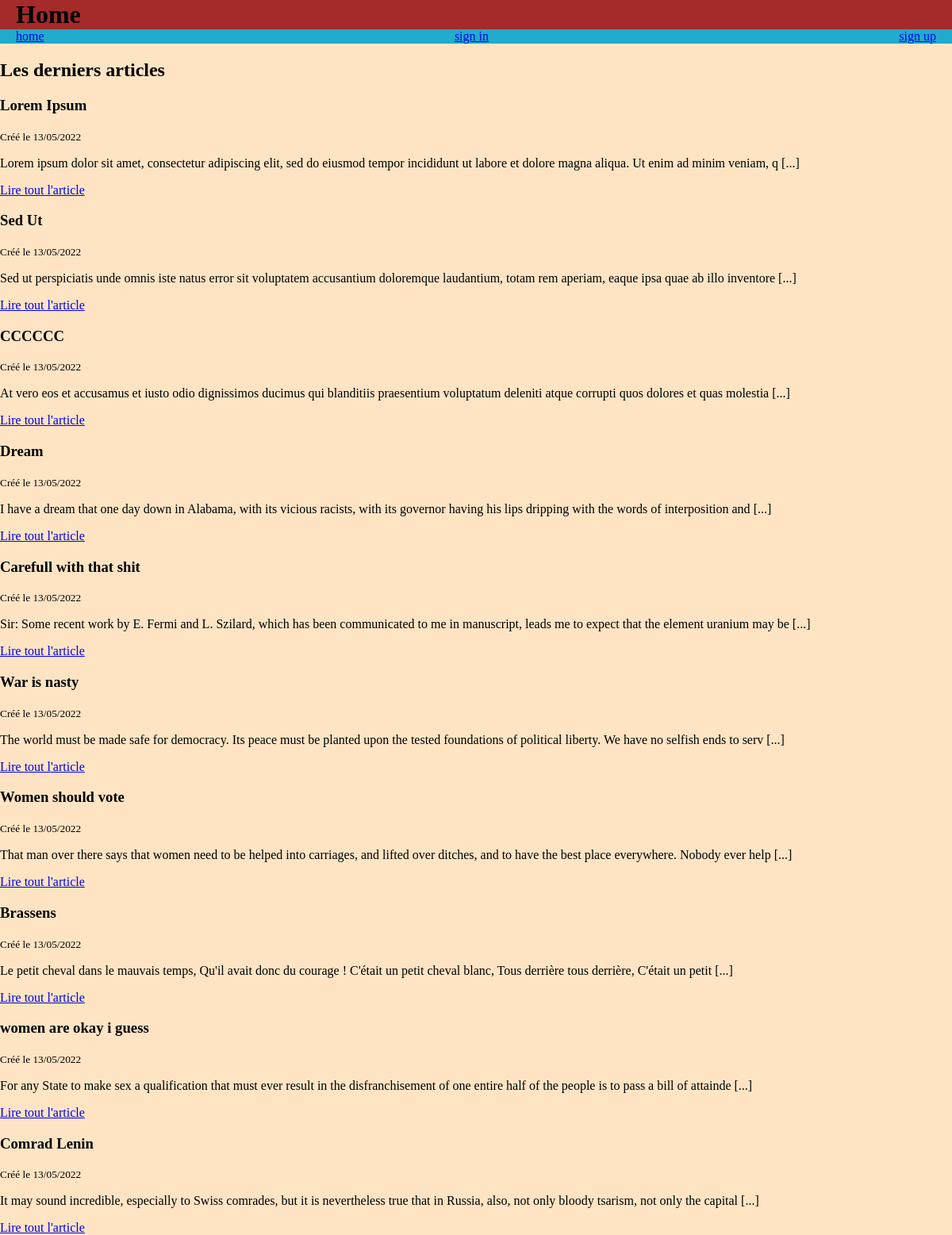
Page /public/home.php on the committed database.
### tables this page shows
create table article
(
    idArt       int signed AUTO_INCREMENT,
    titArt      VARCHAR(512) ,
    AbsArt      VARCHAR(512),
    txtArt      VARCHAR(10000),
    imgArt      VARCHAR(512),
    dtCre       DATETIME,
    idAut       int signed,
    idCat       int signed,
    PRIMARY KEY (idArt),
    constraint fk_ArtAuthor
        FOREIGN KEY (idAut)
            references user (idUsr),
    constraint fk_ArtCategory
        FOREIGN KEY (idCat)
            references category (idCat)
);

### public/home.php (called while the page is built, shortened)
<?php
include '../lib/functions.php';
include_once '../src/core/Database.php';
$articleModel = new ArticleModel();
$articles = $articleModel -> getAllArticles();
$h1title = 'Home';
include '../templates/base.phtml';

### lib/functions.php (called while the page is built, shortened)
<?php
function isConnected(): bool
{
    return array_key_exists('user', $_SESSION) && isset($_SESSION['user']);
}

### src/Model/ArticleModel.php (called while the page is built, shortened)
<?php
class ArticleModel{
    function getAllArticles(): array
    {
    $sql = 'SELECT *
            FROM article AS A
            ORDER BY A.dtCre DESC';
    $db = new Database();
    return $db->getAllResults($sql);
    }
}

### src/Core/Database.php (called while the page is built, shortened)
<?php
class Database {
    function getPDOConnection()
    {
        $dsn = 'mysql:dbname='.DB_NAME.';host='.DB_HOST.';charset=utf8';
        $user = DB_USER;
        $password = DB_PASS;
        $options = [
            PDO::ATTR_ERRMODE => PDO::ERRMODE_EXCEPTION,
            PDO::ATTR_DEFAULT_FETCH_MODE => PDO::FETCH_ASSOC
        ];
        $pdo = new PDO($dsn, $user, $password, $options);
        return $pdo;
    }
    function executeQuery(string $sql, array $values =[] ){
        $pdo = $this->getPDOConnection();
        $pdoStatement = $pdo->prepare($sql);
        $pdoStatement -> execute($values);
        return $pdoStatement;
    }
    function getAllResults(string $sql, array $values =[]){
        $pdoStatement = $this -> executeQuery($sql,$values);
        return $pdoStatement -> fetchAll();
    }
}

### templates/home.phtml (the view, shortened to what this page needs)
    <main>
        <section>
            <h2>Les derniers articles</h2>
            <?php foreach ($articles as $article): ?>
                <article>
                    <h3><?=$article['titArt'];?></h3>
                    <small>Créé le <?=(new DateTimeImmutable($article['dtCre']))->format('d/m/Y');?></small>
                    <p><?=$article['AbsArt']?$article['AbsArt']:substr($article['txtArt'],0,150) . ' [...]';?> </p>
                    <a href="article.php?id=<?=$article['idArt'];?>">Lire tout l'article</a>
                </article>
            <?php endforeach; ?>
        </section>
    </main>
</body>

### templates/base.phtml (shortened to what this page needs)
<!DOCTYPE html>
<html lang="en">
    <head>
        <link href="https://cdnjs.cloudflare.com/ajax/libs/font-awesome/6.1.1/css/all.min.css" rel="stylesheet">
        <link rel="stylesheet" href="../styles/styles.css">
    </head>
    <body class="siteBody">
        <header class="siteHeader">
            <div class="siteHeader-content" >
                <h1 class="siteHeader-content-title"> <?php echo htmlspecialchars($h1title);?> </h1>
            </div>
            <nav class="siteHeader-siteNav">
                <ul class="siteHeader-siteNav-ul">
                    <li class="siteHeader-siteNav-ul-li">
                        <a href="home.php">home</a>
                    </li>
                    <?php if (!isConnected()):  ?>
                        <li class="siteHeader-siteNav-ul-li">
                            <a href="sign_in.php">sign in</a>
                        </li>
                        <li class="siteHeader-siteNav-ul-li">
                            <a href="sign_up.php">sign up</a>
                        </li>
                    <?php endif; ?>
                </ul>
            </nav>
        </header>
<?php
    include "../templates/".$template.'.phtml';
?>
</html>

### styles/styles.css (style rules this page uses)
.siteHeader { background-color: brown; }
.siteHeader-content { display: -webkit-box; display: -ms-flexbox; display: flex; -webkit-box-orient: horizontal; -webkit-box-direction: normal; -ms-flex-direction: row; flex-direction: row; -webkit-box-pack: justify; -ms-flex-pack: justify; justify-content: space-between; -webkit-box-align: center; -ms-flex-align: center; align-items: center; padding: 0px 20px; }
.siteHeader-content-title { padding: 0; margin: 0; }
.siteHeader-siteNav-ul { list-style-type: none; display: -webkit-box; display: -ms-flexbox; display: flex; -webkit-box-orient: horizontal; -webkit-box-direction: normal; -ms-flex-direction: row; flex-direction: row; -webkit-box-pack: justify; -ms-flex-pack: justify; justify-content: space-between; padding: 0px 20px; margin: 0; background-color: #21abcd; }
.siteBody { margin: 0; background-color: bisque; }

### rows in the picture
article: titArt "Lorem Ipsum", dtCre "13/05/2022", txtArt "Lorem ipsum dolor sit amet, consectetur adipiscing elit, sed do eiusmod tempor incididunt ut labore et dolore magna aliqua. Ut enim ad minim veniam, q"
article: titArt "Sed Ut", dtCre "13/05/2022", txtArt "Sed ut perspiciatis unde omnis iste natus error sit voluptatem accusantium doloremque laudantium, totam rem aperiam, eaque ipsa quae ab illo inventore"
article: titArt "CCCCCC", dtCre "13/05/2022", txtArt "At vero eos et accusamus et iusto odio dignissimos ducimus qui blanditiis praesentium voluptatum deleniti atque corrupti quos dolores et quas molestia"
article: titArt "Dream", dtCre "13/05/2022", txtArt "I have a dream that one day down in Alabama, with its vicious racists, with its governor having his lips dripping with the words of interposition and"
article: titArt "Carefull with that shit", dtCre "13/05/2022", txtArt "Sir: Some recent work by E. Fermi and L. Szilard, which has been communicated to me in manuscript, leads me to expect that the element uranium may be"
article: titArt "War is nasty", dtCre "13/05/2022", txtArt "The world must be made safe for democracy. Its peace must be planted upon the tested foundations of political liberty. We have no selfish ends to serv"
article: titArt "Women should vote", dtCre "13/05/2022", txtArt "That man over there says that women need to be helped into carriages, and lifted over ditches, and to have the best place everywhere. Nobody ever help"
article: titArt "Brassens", dtCre "13/05/2022", txtArt "Le petit cheval dans le mauvais temps, Qu'il avait donc du courage ! C'était un petit cheval blanc, Tous derrière tous derrière, C'était un petit"
article: titArt "women are okay i guess", dtCre "13/05/2022", txtArt "For any State to make sex a qualification that must ever result in the disfranchisement of one entire half of the people is to pass a bill of attainde"
article: titArt "Comrad Lenin", dtCre "13/05/2022", txtArt "It may sound incredible, especially to Swiss comrades, but it is nevertheless true that in Russia, also, not only bloody tsarism, not only the capital"

### other values in the picture
$h1title "Home"
